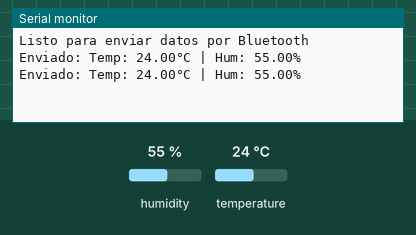
Bench run of a program on a simulated ESP32. On the bench: the last lines printed to the serial monitor. The inputs (shaded band) are chosen by the test bench; at power-on: humidity 55 %, temperature 24 °C. Nothing arrives over Bluetooth unless stated.

Above: at 2.8 s.
2.9 s: humidity set to 22 %
At 4.5 s:
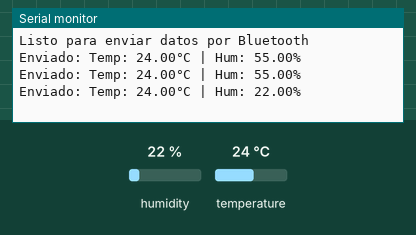
5.6 s: temperature set to 12 °C
At 6.9 s:
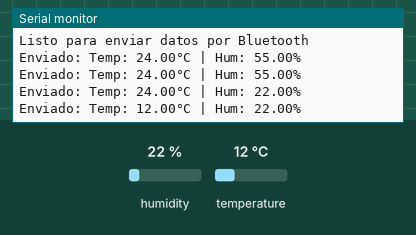
8.3 s: humidity set to 40 %
At 10.5 s:
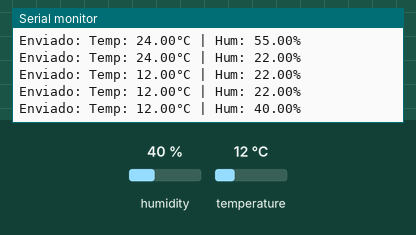
Timing chart, 0 to 12.0 s (numbered marks = the images above; inputs shaded):
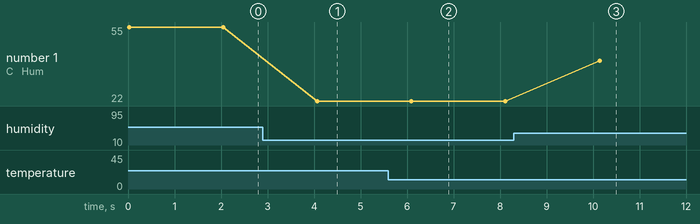

Measured:
- after the input at 2.9 s, the serial monitor: prints a new line after 1.2 s (image 1)
- after the input at 5.6 s, the serial monitor: prints a new line after 0.49 s (image 2)
- after the input at 8.3 s, the serial monitor: prints a new line after 1.8 s (image 3)
- plotted number 1: 55 → 22 after the input at 2.9 s, 22 → 40 after the input at 8.3 s

The program:

main.cpp
```cpp
#include "BluetoothSerial.h"
#include "DHT.h"

BluetoothSerial SerialBT;

#define DHTPIN 4
#define DHTTYPE DHT11

DHT dht(DHTPIN, DHTTYPE);


void setup() {
  Serial.begin(9600);
  SerialBT.begin("ESP32_Bluetooth"); // Nombre para emparejar al Bluetooth
  dht.begin();
  Serial.println("Listo para enviar datos por Bluetooth");
}

void loop() {
  float temp = dht.readTemperature();
  float hum = dht.readHumidity();

  if (!isnan(temp) && !isnan(hum)) {
    String mensaje = "Temp: " + String(temp) + "°C | Hum: " + String(hum) + "%";
    SerialBT.println(mensaje);
    Serial.println("Enviado: " + mensaje);
  } else {
    SerialBT.println("Error leyendo del sensor");
  }

  delay(2000);  // Cada 2 segundos
}
```
